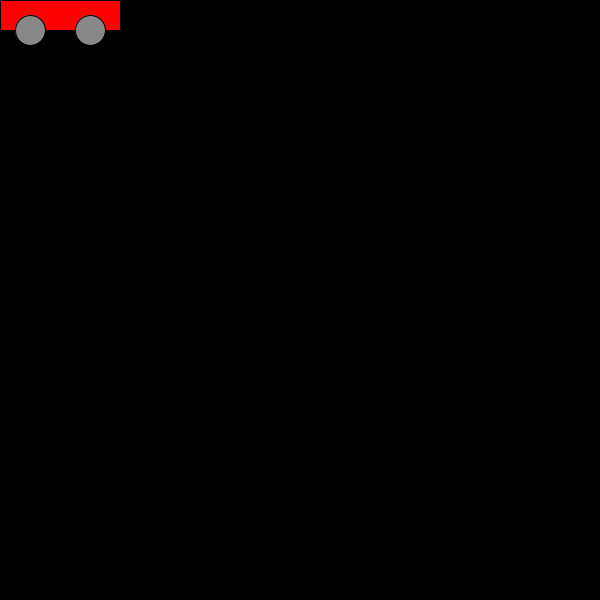
Frame 1 (no input)
Frame 60 (the mouse pressed at the canvas centre just before this capture): identical to frame 1, image omitted
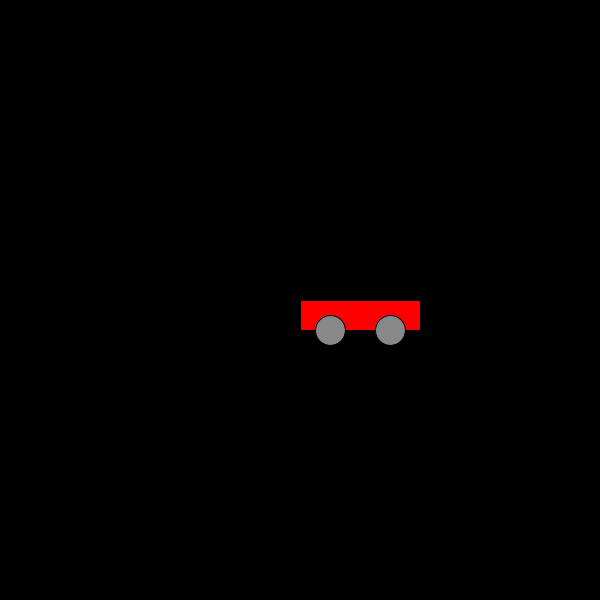
Frame 120 (the mouse held since frame 60 and released just before this capture)

The Processing sketch that drew these frames (run headless with seeded random() and noise(); from frame 60 on, the mouse is pressed at the canvas centre):

// Processing sketch: objects_arguments
// ── objects_arguments.pde
// Create variables to hold instances of the Car Object
Car car1, car2;

void setup() {
  size(600, 600);
  car1 = new Car(100, 100);
  car2 = new Car(300, 300);
  noCursor();
}

void draw() {
  background(0);

  // Use an Object instance's methods and properties using dot notation
  
  // Update and display car1
  car1.update(mouseX, mouseY);
  car1.display();

  // Update and display car2
  car2.update(mouseY, mouseX);
  car2.display();
}
// ── Car.pde
// Objects are defined in classes.
class Car {
  // The object's properties. These variables belong to each instance of this object which is created.
  float x, y, w, h;

  // An object's instances can be given arguments when created.
  // The argument names must differ from any of the object's properties.
  // Object's are initialized using a constructor method. 

  Car(float startx, float starty) {
    // Set the x and y properties to the startx and starty arguments so that they can be used throughout object code.
    x = startx;
    y = starty;
    w = 120;
    h = 30;
  }

  // Custom functions (also called "methods") can be used to pass variables from the main sketch into the object instance.
  void update(float newx, float newy) {
    x = newx;
    y = newy;
  }

  // Functions belonging to an Object are called methods.
  // Methods define what an Object is able to do.
  void display() {
    // Body
    fill(#FF0000);
    rect(x, y, 120, 30);

    // Tires
    fill(#888888);
    ellipse(x + 30, y+ 30, 30, 30);
    ellipse(x + 90, y+ 30, 30, 30);
  }
}
